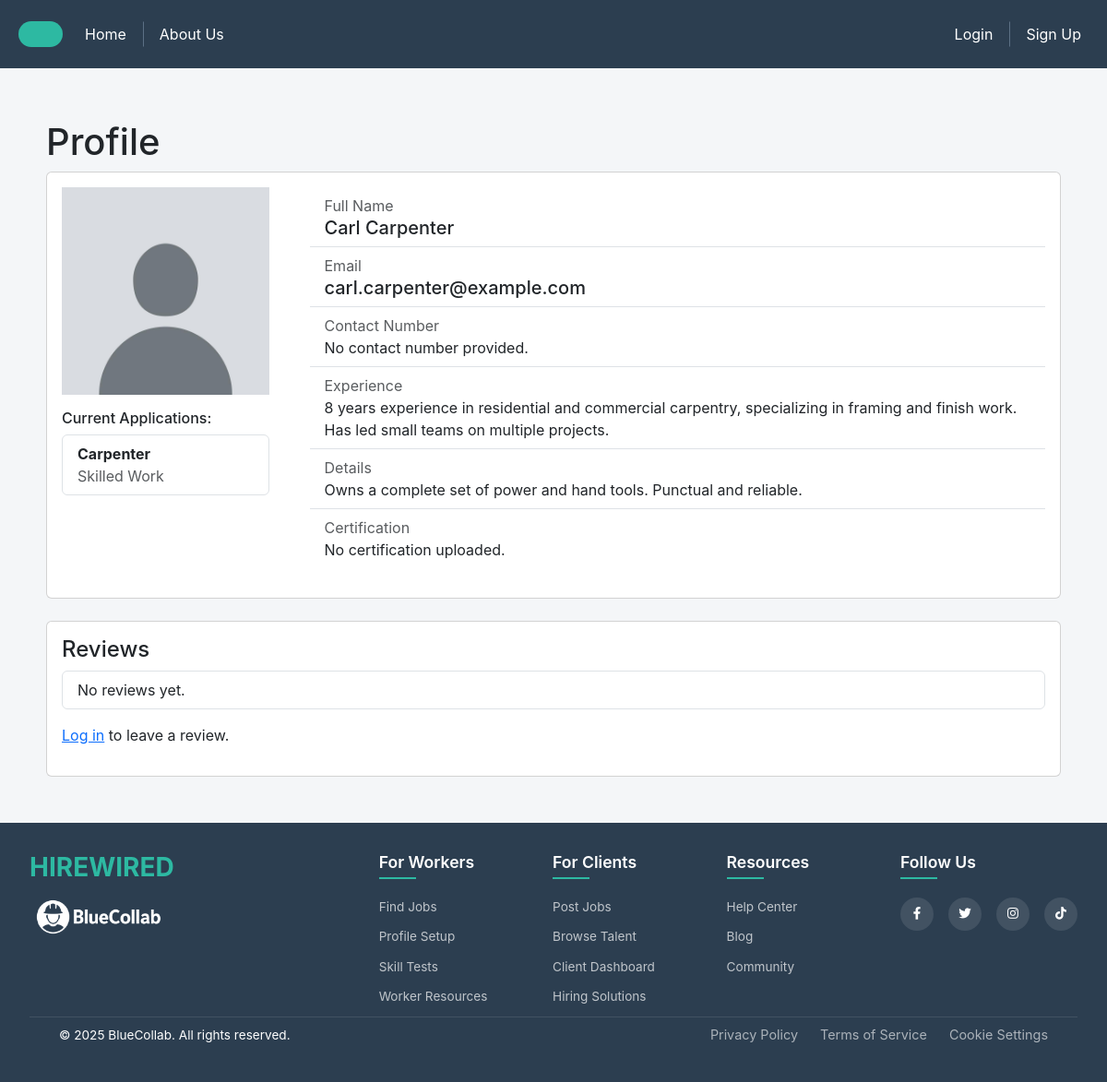
Page /workers/2/ on the committed database.
### session/models.py (models this page shows, shortened)
class User(AbstractUser):
    USER_TYPE_CHOICES = (
        ('worker', 'Worker'),
        ('employer', 'Employer'),
    )
    username = models.CharField(max_length=20, unique=True)
    user_type = models.CharField(max_length=10, choices=USER_TYPE_CHOICES)
    contact_number = models.CharField(max_length=100, blank=True, null=True)
    objects = UserManager()
    @property
    def profile(self):
        if self.user_type == "worker":
            return WorkerProfile.objects.filter(user=self).first()
        elif self.user_type == "employer":
            return EmployerProfile.objects.filter(user=self).first()
        return None  # No profile exists

### profiles/models.py (models this page shows, shortened)
class WorkerProfile(models.Model):
    user = models.OneToOneField(settings.AUTH_USER_MODEL, on_delete=models.CASCADE)
    experience = models.TextField(blank=True)
    details = models.TextField(blank=True)
    contact_number = models.CharField(max_length=100, blank=True)
    profile_picture = models.ImageField(upload_to='profile_pictures/', blank=True, null=True, default='profile_pictures/default.jpg')
    certification = models.FileField(upload_to='certifications/', blank=True, null=True)

### findjob/models.py (models this page shows)
class Job(models.Model):
    name = models.CharField(max_length=255)
    description = models.TextField(blank=True)
    category = models.CharField(max_length=255)
    schedule = models.CharField(max_length=255)
    salary = models.DecimalField(decimal_places=2, max_digits=10)
    details = models.TextField(blank=True)

### hireworkers/views.py (the view, shortened to what this page needs)
# urls.py: path('workers/<int:worker_id>/', hire_worker_profile_view, name='hire_worker_profile_view'),
def hire_worker_profile_view(request, worker_id):
    worker = get_user_model().objects.get(id=worker_id)
    applications = Application.objects.filter(worker=worker)
    jobs = [application.job for application in applications]
    reviews = Review.objects.filter(worker=worker).order_by('-created_at')
    context = {
        'worker': worker,
        'jobs': jobs,
        'reviews': reviews,
    }
    return render(request, 'worker_profile.html', context)

### hireworkers/templates/worker_profile.html
{% extends 'base.html' %}
{% load static %}
{% block nav %}
    {% include 'nav.html' %}
{% endblock %}
{% block content %}
<div class="body-container">
    <h1>Profile</h1>
    <div class="card">
    <div class="row mb-3">
        <div class="col col-sm-1 col-md-3 col-lg-3">
             <div class="card-body">
            <div class="mb-3">
                {% if worker.profile.profile_picture %}
                <img src="{{ worker.profile.profile_picture.url }}" alt="Profile Picture" class="profile-picture">
                {% else %}
                <p>No profile image available.</p>
                {% endif %}
            </div>
            <div class="mb-3">
                {% if jobs %}
                    <h6 class="card-title">Current Applications:</h6>
                    <ul class="list-group">
                        {% for job in jobs %}
                            <li class="list-group-item">
                                <strong>{{ job.name }}</strong>
                                <br>
                                <span class="text-muted">{{ job.category }}</span>
                            </li>
                        {% endfor %}
                    </ul>
                {% else %}
                    <p>No current applications.</p>
                {% endif %}
            </div>
            </div>
        </div>
        <div class="col col-sm-1 col-md-9 col-lg-9">
            <div class="card-body">
                <div class="row">
                    <ul class="list-group list-group-flush">
                        <li class="list-group-item">
                            <div class="row">
                                <p class="text-muted mb-0">Full Name</p>
                                <h5 class="mb-0">
                                    {{ worker.first_name }} {{ worker.last_name }}
                                </h5>
                            </div>
                        </li>
                        <li class="list-group-item">
                            <div class="row">
                                <p class="text-muted mb-0">Email</p>
                                {% if worker.email %}
                                <h5 class="mb-0">
                                    {{ worker.email }}
                                </h5>
                                    {% else %}
                                <p class="mb-0">
                                    No email provided.
                                </p>
                                {% endif %}
                            </div>
                        </li>
                        <li class="list-group-item">
                            <div class="row">
                                <p class="text-muted mb-0">Contact Number</p>
                                {% if worker.workerprofile.contact_number %}
                                <h5 class="mb-0">
                                    {{ worker.workerprofile.contact_number }}
                                </h5>
                                    {% else %}
                                <p class="mb-0">
                                    No contact number provided.
                                </p>
                                {% endif %}
                            </div>
                        </li>
                        <li class="list-group-item">
                            <div class="row">
                                <p class="text-muted mb-0">Experience</p>
                                <p class="mb-0">
                                    {{ worker.workerprofile.experience }}
                                </p>
                            </div>
                        </li>
                        <li class="list-group-item">
                            <div class="row">
                                <p class="text-muted mb-0">Details</p>
                                <p class="mb-0">
                                    {{ worker.workerprofile.details }}
                                </p>
                            </div>
                        </li>
                        <li class="list-group-item">
                            <div class="row">
                                <p class="text-muted mb-0">Certification</p>
                                {% if worker.workerprofile.certification %}
                                    <a class="card-link" href="{{ worker.workerprofile.certification.url }}" target="_blank">
                                        <button type="button" class="btn btn-primary">
                                            View Certification
                                        </button>
                                    </a>
                                {% else %}
                                    <p class="mb-0">No certification uploaded.</p>
                                {% endif %}
                            </div>
                        </li>
                </div>
            </div>
        </div>
    </div>
    </div>
<br>
<div class="card">
    <div class="card-body">
        <h4>Reviews</h4>
        <ul class="list-group mb-3">
            {% for review in reviews %}
            <li class="list-group-item">
                <strong>
                    {{ review.reviewer.get_full_name|default:"Anonymous" }}
                </strong>
                <p class="mb-1">{{ review.comment }}</p>
                <small class="text-muted">{{ review.created_at|date:"M d, Y H:i" }}</small>
            </li>
            {% empty %}
            <li class="list-group-item">No reviews yet.</li>
            {% endfor %}
        </ul>
        {% if user.is_authenticated %}
        <form method="post" class="mb-4">
            {% csrf_token %}
            <div class="mb-2">
                <label for="id_comment">Comment:</label>
                <textarea name="comment" required class="form-control"></textarea>
            </div>
            <button type="submit" class="btn btn-primary">Submit Review</button>
        </form>
        {% else %}
        <p><a href="{% url 'login_view' %}">Log in</a> to leave a review.</p>
        {% endif %}
    </div>
</div>
</div>
{% endblock %}
{% block footer %}
    {% include 'footer.html' %}
{% endblock %}

### static/css/style.css (style rules this page uses)
body { font-family: 'Inter', sans-serif; padding-top: 80px; position: relative; background-color: #f4f6f8; }
.body-container { display: block; margin: 50px; }
img.profile-picture { width: 100%; height: 100%; }

### rows in the picture
User: profile.profile_picture (placeholder picture), first_name "Carl", last_name "Carpenter", email "carl.carpenter@example.com", workerprofile.experience "8 years experience in residential and commercial carpentry, specializing in framing and finish work. Has led small teams on multiple projects.", workerprofile.details "Owns a complete set of power and hand tools. Punctual and reliable."
Job: name "Carpenter", category "Skilled Work"
